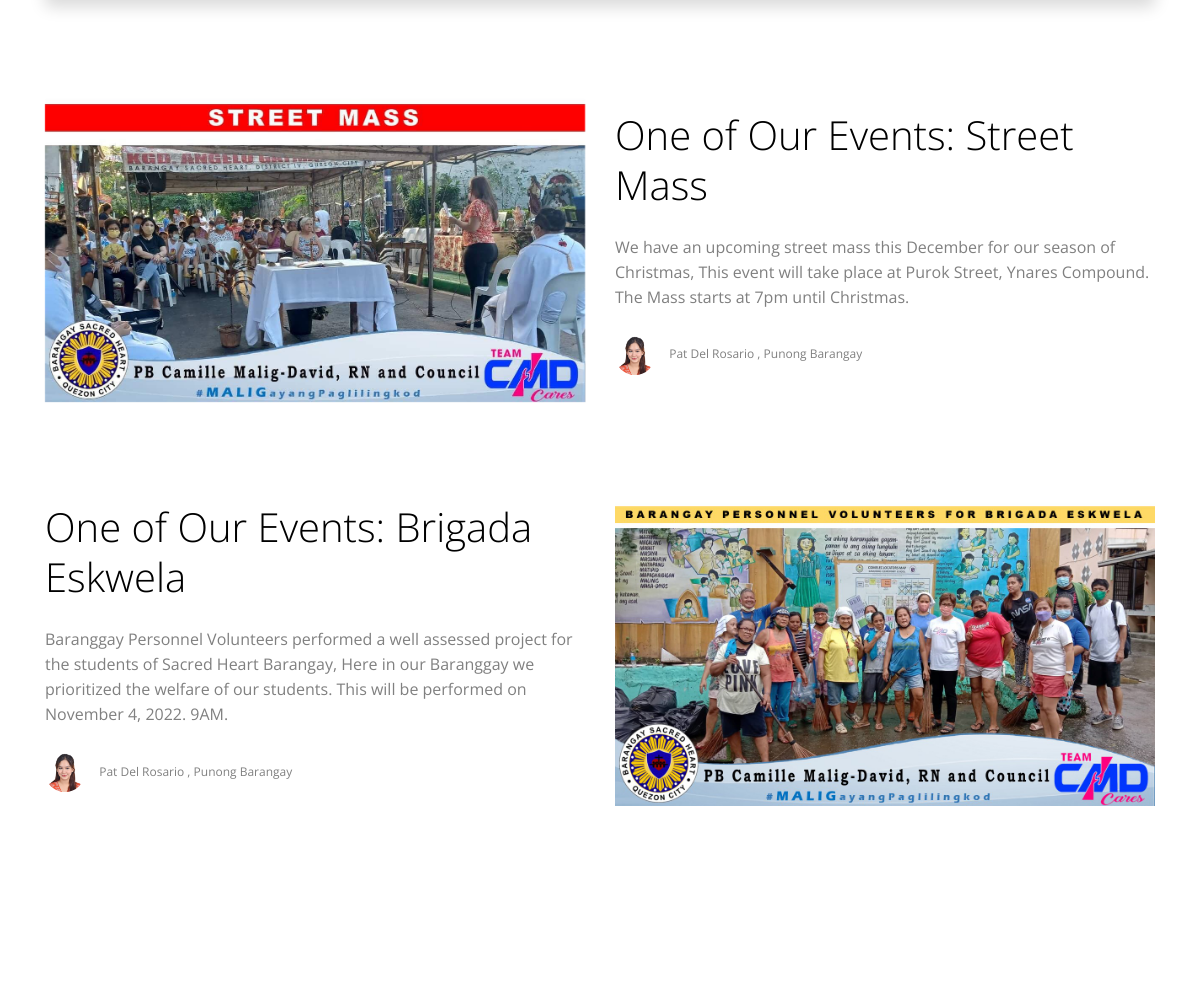
Before: / (middle part) with the older database file.
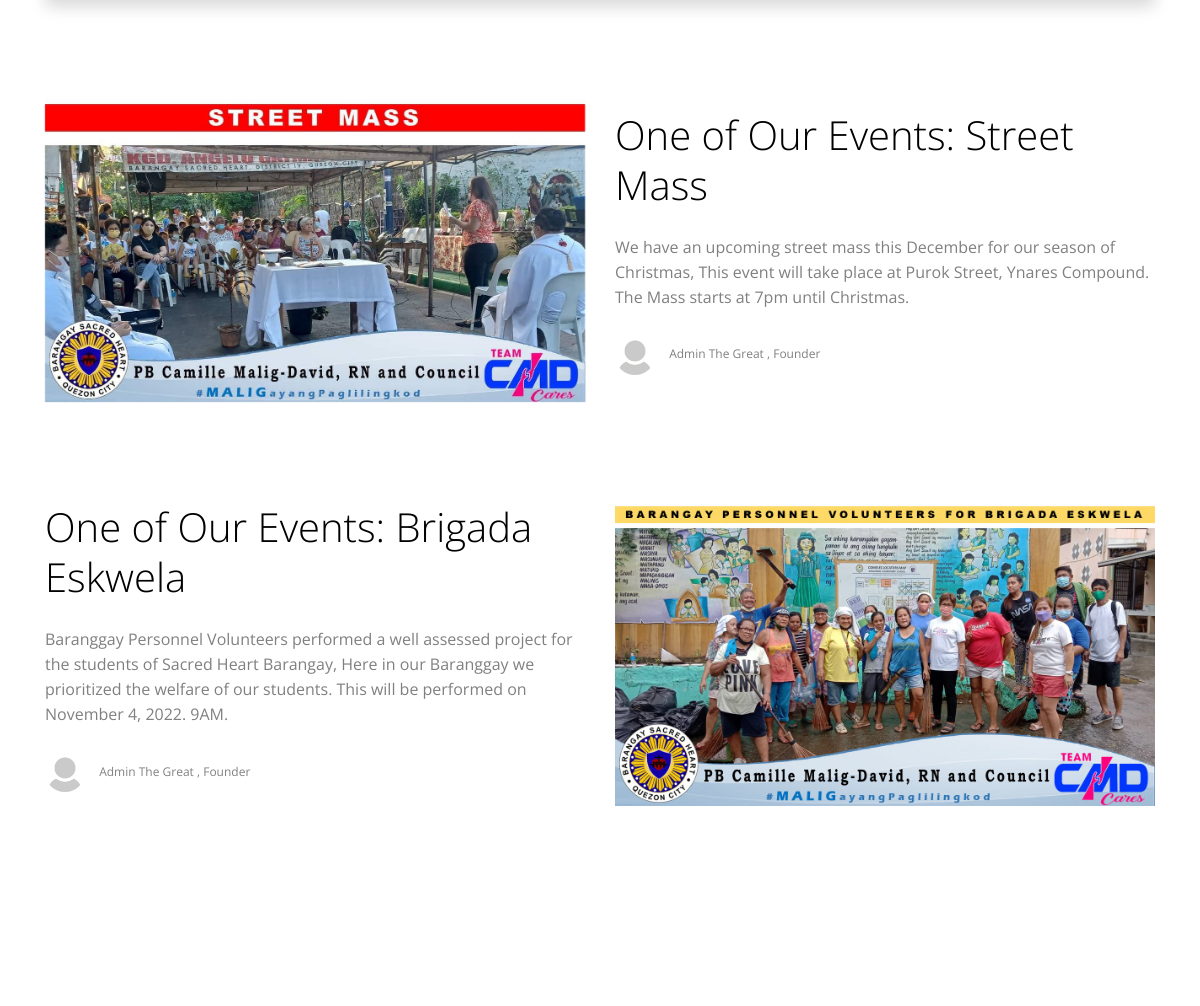
After: the same page with the newer database file.
### tables this page shows
CREATE TABLE `tbl_projects` (
  `project_id` int(11) NOT NULL,
  `project_title` varchar(200) NOT NULL,
  `project_date` timestamp NOT NULL DEFAULT current_timestamp() ON UPDATE current_timestamp(),
  `project_details` varchar(10000) NOT NULL,
  `project_userfile` varchar(200) NOT NULL,
  `user_id` int(11) NOT NULL,
  `official_id` int(100) NOT NULL,
  `archive` int(11) NOT NULL,
  `date_created` timestamp NOT NULL DEFAULT current_timestamp()
);

CREATE TABLE `tbl_users` (
  `user_id` int(11) NOT NULL,
  `username` varchar(100) NOT NULL,
  `password` varchar(100) NOT NULL,
  `usertype` int(11) NOT NULL,
  `email` varchar(100) NOT NULL,
  `fname` varchar(100) NOT NULL,
  `mname` varchar(100) NOT NULL,
  `lname` varchar(100) NOT NULL,
  `address` varchar(500) NOT NULL,
  `contact` varchar(100) NOT NULL,
  `userfile` varchar(500) NOT NULL,
  `approved` int(11) NOT NULL,
  `verification_code` varchar(100) NOT NULL,
  `validation_code` varchar(500) NOT NULL,
  `reg_userfile` varchar(250) NOT NULL,
  `position` varchar(250) NOT NULL,
  `dp_userfile` varchar(250) NOT NULL,
  `date_created` timestamp NOT NULL DEFAULT current_timestamp()
);

### application/controllers/Home.php (called while the page is built, shortened)
<?php
class Home extends CI_Controller {
	public function index(){
		$this->session->set_userdata('chatbot_replies', '2');
		$notif_count = 0;
		$data['notif_count'] = $notif_count;
		$newdata = array(
			'user_id'  => $this->session->userdata('user_id'),
			'username'  => $this->session->userdata('username'),
			'fname'  => $this->session->userdata('fname'),
			'mname'  => $this->session->userdata('mname'),
			'lname'  => $this->session->userdata('lname'),
			'usertype'  => $this->session->userdata('usertype'),
			'email'     => $this->session->userdata('email'),
			'logged_in' => $this->session->userdata('logged_in'),
			'notif_count' => $notif_count
		);
		$data['user'] = $newdata;
		$data['error'] = $this->session->userdata('error');
		$data['success'] = $this->session->userdata('success');
		$data['info'] = $this->get_info();
		$data['projects'] = $this->projects_model->project_retrieve();
		$data['users'] = $this->user_model->users_retrieve();
		$data['replies'] = $this->replies_model->reply_retrieve();
		$this->load->view('plus/header', $data);
		$this->load->view('home', $data);
		$this->load->view('plus/footer', $data);
		$this->session->unset_userdata('error');
		$this->session->unset_userdata('success');
	}
	public function get_info(){
		$result = $this->info_model->info_retrieve();
		foreach($result as $r){
			$myArr['logo'] = $r->info_logo;
			$myArr['adv_logo'] = $r->info_adv_logo;
			$myArr['mission'] = $r->info_mission;
			$myArr['vision'] = $r->info_vision;
			$myArr['gmap'] = $r->info_gmap;
			$myArr['location'] = $r->info_location;
			$myArr['number1'] = $r->info_number1;
			$myArr['number2'] = $r->info_number2;
			$myArr['home_userfile'] = $r->info_home_userfile;
			$myArr['home_tagline'] = $r->info_home_tagline;
			$myArr['home_greetings'] = $r->info_home_greetings;
			$myArr['youtube_link'] = $r->info_youtube_link;
			$myArr['about_userfile1'] = $r->info_about_userfile1;
			$myArr['about_userfile2'] = $r->info_about_userfile2;
			$myArr['about_userfile3'] = $r->info_about_userfile3;
			$myArr['about_census'] = $r->info_about_census;
		}
		return $myArr;
	}
}

### index.php (called while the page is built, shortened)
<?php
require_once BASEPATH.'core/CodeIgniter.php';

### application/models/Projects_model.php (called while the page is built, shortened)
<?php
class Projects_model extends CI_Model {
		public function project_retrieve($id = null){
			$this->db->order_by('date_created', 'DESC');
            $query = $this->db->get('tbl_projects');
            return $query->result();
        }
  }
?>

### application/models/User_model.php (called while the page is built, shortened)
<?php
class User_model extends CI_Model {
        public function users_retrieve($id = null){
			$this->db->order_by('date_created', 'DESC');
            $query = $this->db->get('tbl_users');
            return $query->result();
        }
    }
?>

### application/views/home.php (the view, shortened to what this page needs)
<section class="section pt-0 position-relative pull-top">
</section>
<?php $ctr = 0; foreach($projects as $project){ ?>
<section class="feature section pt-0">
	<div class="container">
		<div class="row">
			<?php if( $ctr == 0 ){ ?>
			<div class="col-lg-6 ml-auto justify-content-center">
				<div class="image-content">
					<img class="img-fluid" src="<?php echo base_url(); ?>assets/files/projects/<?php echo $project->project_userfile; ?>" alt="iphone">
				</div>
			</div>
			<div class="col-lg-6 mr-auto align-self-center">
				<div class="feature-content">
					<h2>One of Our Events: <?php echo $project->project_title; ?></h2>
					<p class="desc"><?php echo $project->project_details; ?></p>
				</div>
				<div class="testimonial">
					<ul class="list-inline meta">
						<?php foreach($users as $user){ ?>
						<?php if($user->user_id == $project->user_id){ ?>
						<li class="list-inline-item">
							<img src="<?php echo base_url(); ?>assets/files/users/<?php echo $user->userfile; ?>" alt="">
						</li>
						<li class="list-inline-item"><?php echo $user->fname.' '.$user->mname.' '.$user->lname; ?> , <?php echo $user->position; ?></li>
						<?php } ?>
						<?php } ?>
					</ul>
				</div>
			</div>
			<?php } else { ?>
			<div class="col-lg-6 mr-auto align-self-center">
				<div class="feature-content">
					<h2>One of Our Events: <?php echo $project->project_title; ?></h2>
					<p class="desc"><?php echo $project->project_details; ?></p>
				</div>
				<div class="testimonial">
					<ul class="list-inline meta">
						<?php foreach($users as $user){ ?>
						<?php if($user->user_id == $project->user_id){ ?>
						<li class="list-inline-item">
							<img src="<?php echo base_url(); ?>assets/files/users/<?php echo $user->userfile; ?>" alt="">
						</li>
						<li class="list-inline-item"><?php echo $user->fname.' '.$user->mname.' '.$user->lname; ?> , <?php echo $user->position; ?></li>
						<?php } ?>
						<?php } ?>
					</ul>
				</div>
			</div>
			<div class="col-lg-6 ml-auto justify-content-center">
				<div class="image-content">
					<img class="img-fluid" src="<?php echo base_url(); ?>assets/files/projects/<?php echo $project->project_userfile; ?>" alt="iphone">
				</div>
			</div>
			<?php } ?>
		</div>
	</div>
</section>
<?php $ctr = $ctr + 1; } ?>
<section class="feature section pt-0">
</section>

### application/views/plus/header.php (shortened to what this page needs)
<!DOCTYPE html>
<html lang="en">
<head>
	<link rel="stylesheet" href="https://cdn.jsdelivr.net/npm/bootstrap@4.6.2/dist/css/bootstrap.min.css"><link href="<?php echo base_url(); ?>assets/plugins/slick/slick.css" rel="stylesheet">
	<link href="<?php echo base_url(); ?>assets/plugins/themify-icons/themify-icons.css" rel="stylesheet">
	<link href="<?php echo base_url(); ?>assets/plugins/slick/slick-theme.css" rel="stylesheet">
	<link href="<?php echo base_url(); ?>assets/plugins/fancybox/jquery.fancybox.min.css" rel="stylesheet">
	<link href="<?php echo base_url(); ?>assets/plugins/aos/aos.css" rel="stylesheet">
	<link href="https://cdn.jsdelivr.net/npm/notyf@3/notyf.min.css" rel="stylesheet">
	<link href="https://cdn.datatables.net/1.12.1/css/jquery.dataTables.min.css" rel="stylesheet">
	<link href="https://cdn.datatables.net/1.12.1/css/dataTables.bootstrap4.min.css" rel="stylesheet">
	<link href="<?php echo base_url(); ?>assets/css/style.css" rel="stylesheet">
</head>
<body class="body-wrapper" data-spy="scroll" data-target=".privacy-nav">

### application/views/plus/footer.php (shortened to what this page needs)
	</body>
</html>

### assets/css/style.css (style rules this page uses)
body { font-family: "Open Sans", sans-serif; -webkit-font-smoothing: antialiased; }
h1, h2, h3, h4, h5, h6 { font-family: "Open Sans", sans-serif; color: #000; font-weight: 300; }
h2 { font-size: 40px; line-height: 50px; }
p, li, blockquote, label { font-size: 16px; letter-spacing: 0; line-height: 25px; color: #808080; margin-bottom: 0; }
body { overflow-x: hidden; }
.section { padding: 100px 0; }
.feature .feature-content h2, .feature .feature-content p { margin-bottom: 25px; }
.feature .testimonial ul.meta li { font-size: 12px; margin-right: 10px; }
.feature .testimonial ul.meta li img { height: 40px; width: 40px; border-radius: 100%; }
.pull-top { margin-top: -100px; }

Changed rows visible on the page:
changed tbl_users: userfile: picture removed, a placeholder shows; fname "Pat" → "Admin"; mname "Del" → "The"; lname "Rosario" → "Great"; position "Punong Barangay" → "Founder"
